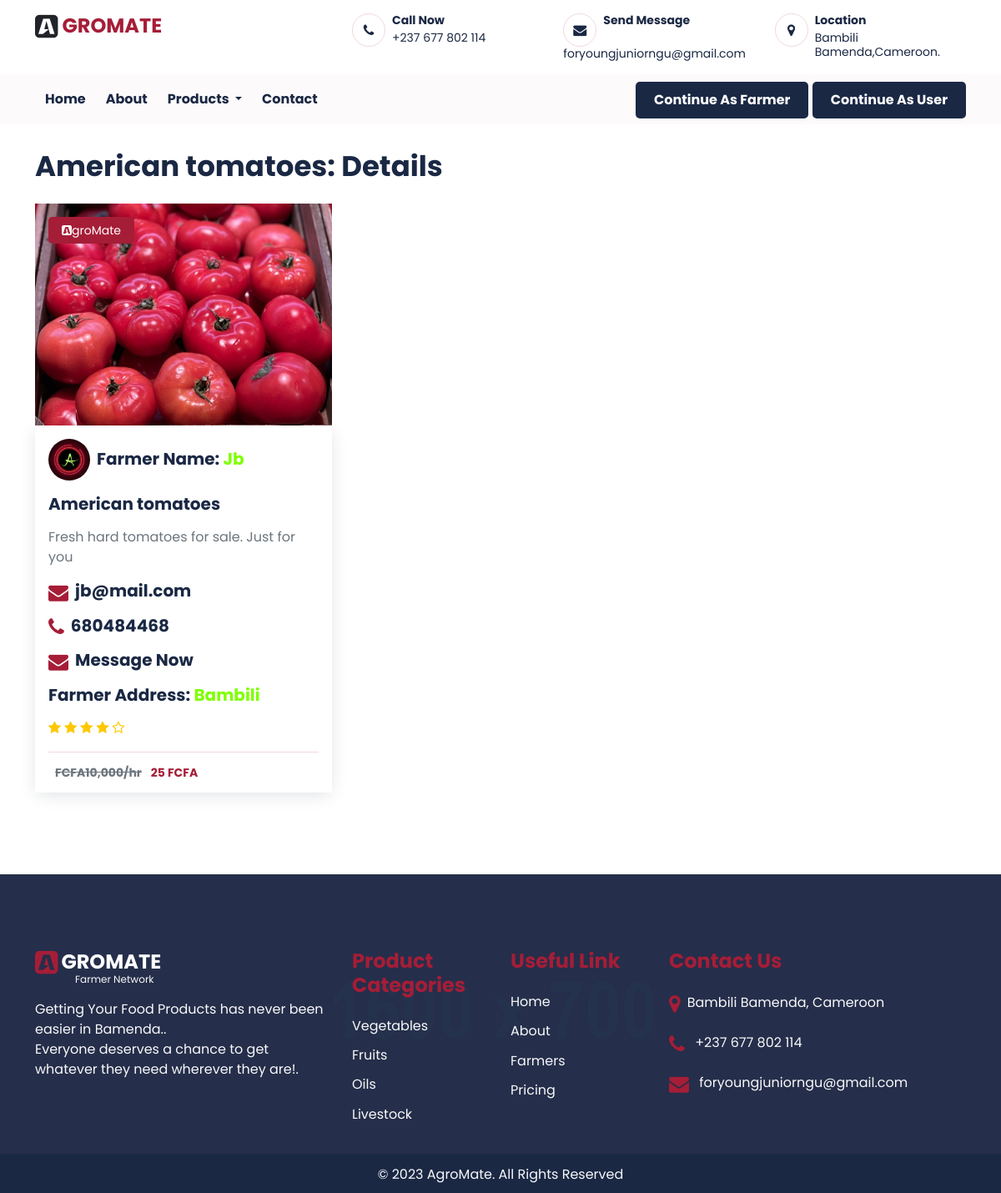
Screenshot of /product_details.php?id=8 with the database file from the repository.
### tables this page shows
CREATE TABLE `products` (
  `product_id` int(30) NOT NULL,
  `farmer_name` varchar(30) NOT NULL,
  `farmer_email` varchar(30) NOT NULL,
  `farmer_phone` varchar(13) NOT NULL,
  `product_name` varchar(30) NOT NULL,
  `product_description` varchar(256) DEFAULT NULL,
  `product_price` int(10) NOT NULL,
  `saved_by_user_id` int(11) DEFAULT NULL,
  `image_name` varchar(50) NOT NULL
);

CREATE TABLE `farmers` (
  `farmer_id` int(11) NOT NULL,
  `unique_id` text NOT NULL,
  `farmer_name` varchar(24) NOT NULL,
  `farmer_email` varchar(256) NOT NULL,
  `farmer_address` varchar(256) NOT NULL,
  `farmer_phone` varchar(13) NOT NULL,
  `farmer_password` varchar(256) NOT NULL,
  `profile_picture` varchar(256) NOT NULL DEFAULT 'work-1.png',
  `status` text NOT NULL DEFAULT 'Offline'
);

### classes/products.class.php (called while the page is built, shortened)
<?php
class Products
{
    protected $conn;
    function __construct(){
        require_once(dirname(__FILE__).'/dbh.class.php');
        $db = new Dbh();
        $this->conn = $db->connectFirst();
    }
    public function getParticularProduct($product_id){
        $stmt = $this->conn->prepare("SELECT * FROM products WHERE product_id = ?;");
        $stmt->bind_param("i",$product_id);
        $stmt->execute();
        $result = $stmt->get_result();
        return $result;
    }
}

### classes/dbh.class.php (called while the page is built, shortened)
<?php
class Dbh{
    private $db_host = db_host;
    private $db_user = db_user;
    private $db_pwd = db_pwd;
    private $db_name = db_name;
    public function connectFirst(){
        $this->conn = mysqli_connect($this->db_host, $this->db_user, $this->db_pwd, $this->db_name);
        return $this->conn;
    }
}

### classes/farmers.class.php (called while the page is built, shortened)
<?php
class Farmers extends Products
{   protected function checkName($name){
        if (!preg_match("/^[a-zA-Z0-9]*$/",$name) || empty($name)) {
           return false;
        }
        return true;
    }
    public function getFarmer($email){
        $stmt = $this->conn->prepare("SELECT *  FROM farmers WHERE farmer_email = ?;");
        $stmt->bind_param("s",$email);
        $stmt->execute();
        $result = $stmt->get_result();
        return $result;
    }
}

### product_details.php (the view, shortened to what this page needs)
<?php
    require_once('includes/header.php');
    $id = $_GET['id'];
?>
            <?php
                require('classes/products.class.php');
                require('classes/farmers.class.php');
                $product = new Products();
                $result = $product->getParticularProduct($id);
                $row = mysqli_fetch_assoc($result);
                $farmer = new Farmers;
                $farmer_result = $farmer->getFarmer($row['farmer_email']);
                $farmer_row = mysqli_fetch_assoc($farmer_result);
            ?>
<section id="course" class="p_3">
 <div class="container-xl">
		<div class="row course_1">
			<div class="col-md-9">
				<div class="course_1l">
					<h3 class="mb-0"><?php echo $row['product_name']. ": Details" ?></h3>
				</div>
			</div>
		</div>
			<div class="row course_3 mt-4 mb-2">
     	<div class="tab-content">
			<div class="tab-pane active" id="home">
				<div class="course_3i row">
					<div class="col-md-4">
						<div class="course_3im clearfix">
							<div class="course_3im1 position-relative clearfix">
								<div class="course_3im1i clearfix">
									<div class="grid clearfix">
										<figure class="effect-jazz mb-0">
											<img src="<?php echo "farmers/public/farmerProductImages/".$row['image_name']; ?>" class="w-100" alt="abc">
										</figure>
									</div>
								</div>
								<div class="course_3im1i1 position-absolute w-100 top-0 clearfix p-3">
								<h6 class="mb-0"><a class="bg_brown d-inline-block px-3 pt-2 pb-2 text-white font_14 rounded-3" href="index.php"> <i class="fa fa-buysellads"></i>groMate</a></h6>
							</div>
						</div>
						<div class="course_3im2 p-3 shadow_box">
						<h5><img src="<?php echo "farmers/public/farmerProfileImages/".$farmer_row['profile_picture']; ?>" width="50" height="50" class="rounded-circle me-2" alt="farm">Farmer Name:  <span style="color: chartreuse;"><?php echo $row['farmer_name']; ?> </span> </h5>
						<h5 class="mt-3 mb-3"><a href="#"><?php echo $row['product_name']; ?></a></h5>
						<p class="mt-3 text-secondary"><?php echo $row['product_description']; ?> </p>
                        <h5 class="mt-3 mb-3"><a href="mailto:<?php echo $row['farmer_email']; ?>"><i class="fa fa-envelope col_brown me-2 fs-4 align-middle"></i><?php echo $row['farmer_email']; ?></a></h5>
						<h5 class="mt-3 mb-3"><a href="tel:<?php echo $row['farmer_phone']; ?>"><i class="fa fa-phone col_brown me-2 fs-4 align-middle"></i><?php echo $row['farmer_phone']; ?></a></h5>
						<h5 class="mt-3 mb-3"><a href="#"><i class="fa fa-envelope col_brown me-2 fs-4 align-middle"></i>Message Now</a></h5>
                        <h5 class="mt-3 mb-3 ml-3">Farmer Address:  <span style="color: chartreuse;"><?php echo $farmer_row['farmer_address']; ?></span></h5>
						<span class="col_yell me-3">
							<i class="fa fa-star"></i>
							<i class="fa fa-star"></i>
							<i class="fa fa-star"></i>
							<i class="fa fa-star"></i>
							<i class="fa fa-star-o"></i>
						</span>
						<hr>
						<h6 class="font_14 fw-bold mb-0"> <span class="text-decoration-line-through text-muted mx-2">FCFA10,000/hr</span> <span class="col_brown"><?php echo $row['product_price']." FCFA"; ?></span></h6>
					</div>
				</div>
			</div>
		</div>
    </div>
</div>
   </div>
		</div>
</section>
<?php
    require_once('includes/footer.php');
?>

### css/global.css (style rules this page uses)
body { font-family: 'Poppins', sans-serif; color: #1a2844; }
h3 { font-size:34px; }
h1,h2,h3,h4,h5 { font-weight:bold; }
h6 { font-weight:normal; }
p { color:#666; }
a { color: #1a2844; text-decoration:none; }
.grid figure { position: relative; float: left; overflow: hidden; width: 100%; text-align: center; cursor: pointer; }
figure.effect-jazz figcaption::after, figure.effect-jazz img { -webkit-transition: opacity 0.35s, -webkit-transform 0.35s; transition: opacity 0.35s, transform 0.35s; }
.col_brown { color: #a61d37!important; }
.col_yell { color: #fdc800!important; }
.bg_brown { background:#a61d37; }
hr { opacity:1; background-color:#a61d372b; }
.font_14 { font-size:14px; }
.p_3 { padding-top:30px; padding-bottom:30px; }
.shadow_box { box-shadow: 0px 4px 20px -3px rgb(22 36 62 / 15%); }

### rows the page displays
products: product_name "American tomatoes", image_name (picture), farmer_name "Jb", product_description "Fresh hard tomatoes for sale. Just for you", farmer_email "jb@mail.com", farmer_phone "680484468", product_price "25"
farmers: profile_picture (picture), farmer_address "Bambili"
